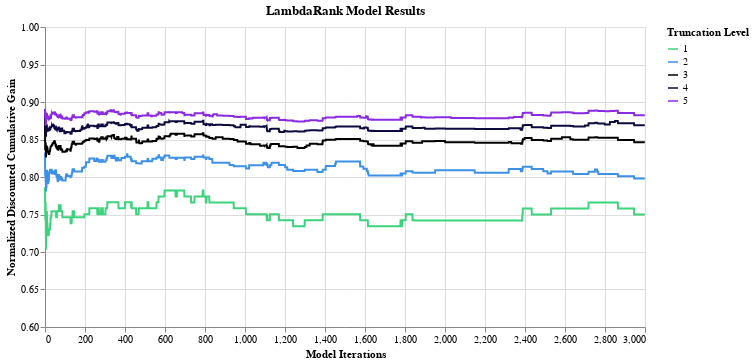

This figure's notebook cell:
### Code cell
temp = alt.Chart(eval_df).mark_line(
    ).encode(
        x=alt.X('iterations',title='Model Iterations',scale=alt.Scale(domain=[0,3000])),
        y=alt.Y('value',title='Normalized Discounted Cumulative Gain',scale=alt.Scale(domain=[.6,1])),
        color = alt.Color('variable',title='Truncation Level').scale(range=colors)
    ).properties(
        width=600,
        height=300,
        title='LambdaRank Model Results'
    )

temp # ,values=[0,500,1000,1500,2000,2500,3000]

### Figure 1 — Vega-Lite specification as saved in the notebook (floating-point values rounded to 4 significant figures; data arrays with more than 128 entries replaced by an {"elided": "..."} marker saying what was removed)
{"config": {"view": {"continuousWidth": 300, "continuousHeight": 300}}, "data": {"name": "data-4d74fe26e096d038092971cf215c53d5"}, "mark": {"type": "line"}, "encoding": {"color": {"field": "variable", "scale": {"range": ["#3bd47c", "#3C91E6", "#000000", "#0C0A3E", "#8A2BE2"]}, "title": "Truncation Level", "type": "nominal"}, "x": {"field": "iterations", "scale": {"domain": [0, 3000]}, "title": "Model Iterations", "type": "quantitative"}, "y": {"field": "value", "scale": {"domain": [0.6, 1]}, "title": "Normalized Discounted Cumulative Gain", "type": "quantitative"}}, "height": 300, "title": "LambdaRank Model Results", "width": 600, "$schema": "https://vega.github.io/schema/vega-lite/v5.8.0.json", "datasets": {"data-4d74fe26e096d038092971cf215c53d5": {"elided": "15000 records"}}}
